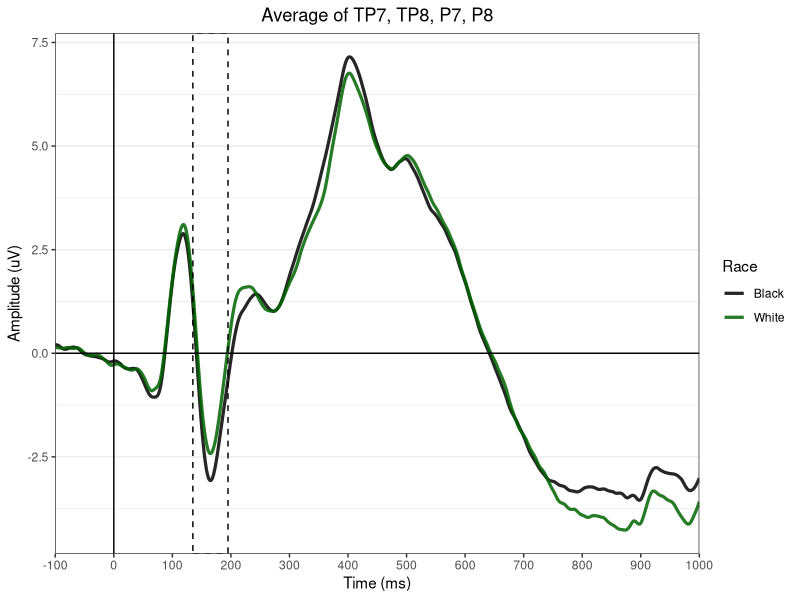
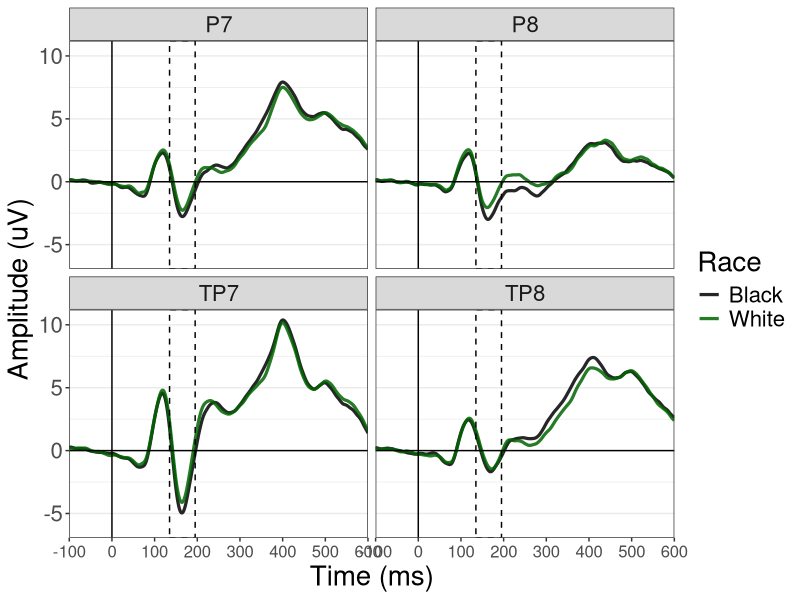
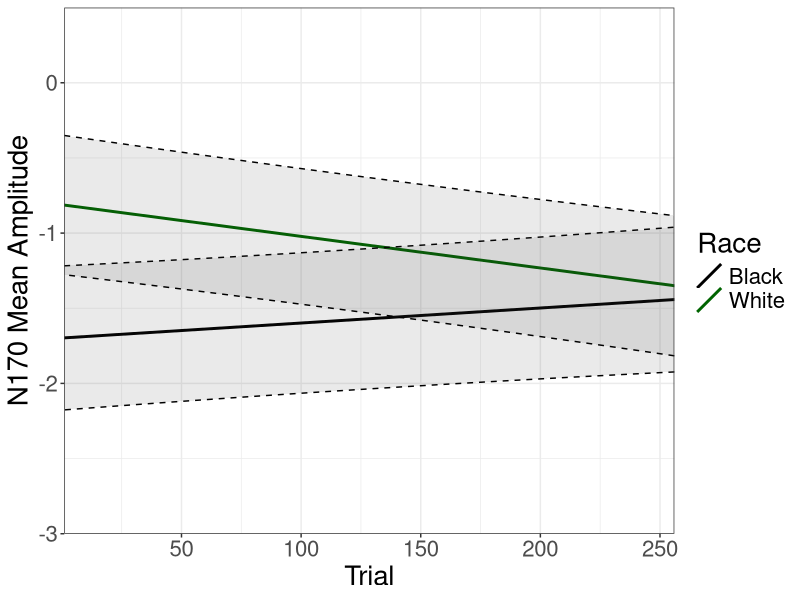
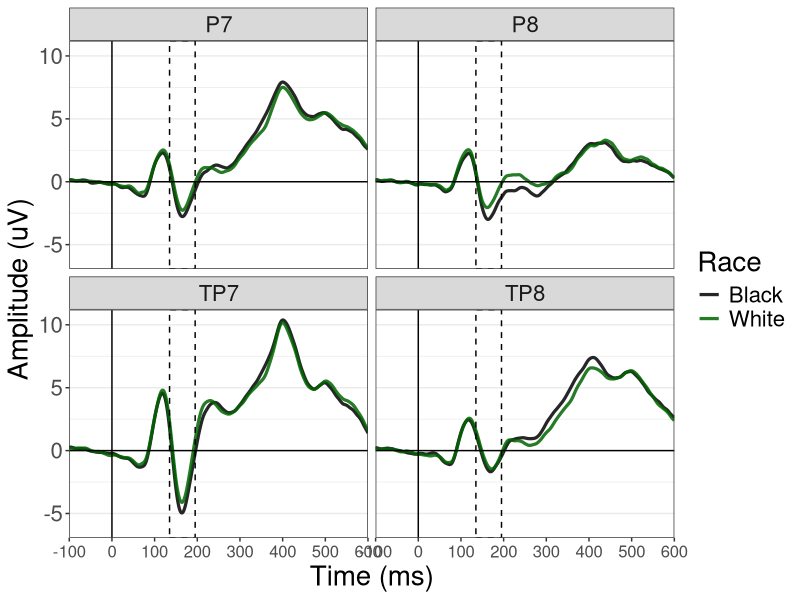
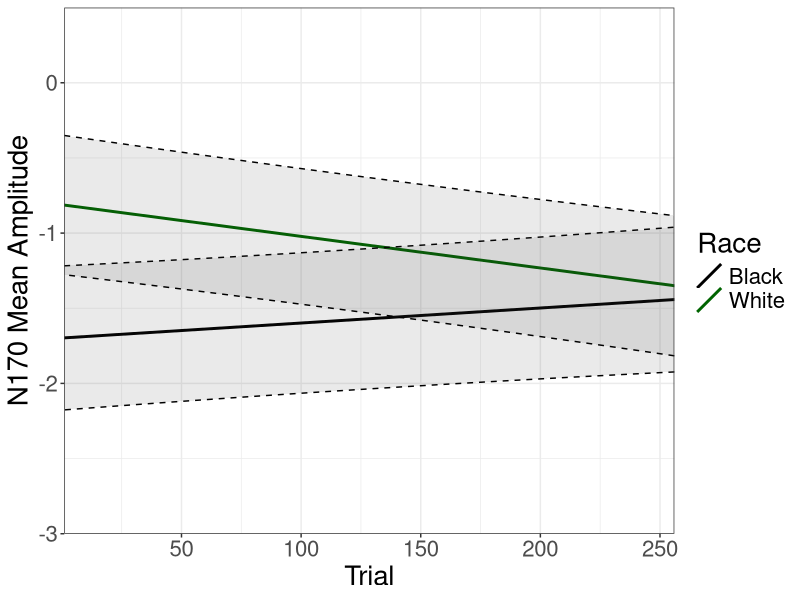

Write R code to recreate these figures, in order.
## ---- chunk 1
knitr::opts_chunk$set(echo = FALSE)
options(width=140)
require(dplyr)
require(ggplot2)
require(lme4)
require(lmerTest)
require(tidyr)
## ---- chunk 2
grand = read.delim("For_plotting_Cat_N170_noBS.txt")
grand$avgElec = (grand$TP7 + grand$TP8 + grand$P7 + grand$P8)/4

avg = select(grand, Time, Race, avgElec) %>% 
  group_by(Time, Race) %>% 
  summarise_each(funs(mean(., na.rm=TRUE))) %>% 
  as.data.frame()

N170box =  annotate("rect",    #N170
                    xmin=135, xmax=195, ymin=-Inf, ymax=Inf,
                    alpha=0,
                    fill="#F0E0FF",
                    color="black", 
                    linetype="dashed")

ERPline = geom_line(lwd=1.1, alpha=.85,
                    aes(color = Race, linetype = Race))

condLineType <- c("Black" = "solid",
                  "White" = "solid")

condColors <- c("Black" = "black", 
                "White" = "darkgreen")

none = element_blank() 

# average of all 9 electrodes
ggplot(data=avg, aes(Time, avgElec, group = Race)) + 
  ERPline + 
  N170box + 
  theme_bw() + 
  theme(panel.grid.major.x = none, panel.grid.minor.x = none) +
  scale_x_continuous("Time (ms)", 
                     limits=c(-100, 1000), 
                     expand=c(0,0),   # expand=c(0,0) removes extra space before & after data
                     breaks=c(-100, 0, 100, 200, 300, 400, 500, 600, 700, 800, 900, 1000)) +
  geom_hline(yintercept=0) + # adds x axis
  geom_vline(xintercept=0) +
#  scale_y_continuous(limits =c(10, -7.5)) +  # scale_y_reverse flips y axis
  ylab("Amplitude (uV)") +
  scale_color_manual(values=condColors) +
  scale_linetype_manual(values=condLineType) +
  ggtitle("Average of TP7, TP8, P7, P8") +
  theme(plot.title = element_text(hjust = 0.5)) # center title

# make different data frame to facet electrodes and plot them separately
forfacetting = select(grand, Time, Race, TP7, TP8, P7, P8) %>% 
  group_by(Time, Race) %>% 
  summarise_each(funs(mean(., na.rm=TRUE))) %>% 
  as.data.frame() %>% 
  gather("Electrode", "MeanAmp", 3:6)

# each electrode separately
ggplot(data=forfacetting, aes(Time, MeanAmp, group = Race)) + 
  ERPline + 
  N170box + 
  theme_bw() + 
  facet_wrap(~Electrode) +
  theme(panel.grid.major.x = none, panel.grid.minor.x = none) +
  scale_x_continuous("Time (ms)", 
                     limits=c(-100, 600), 
                     expand=c(0,0),   # expand=c(0,0) removes extra space before & after data
                     breaks=c(-100, 0, 100, 200, 300, 400, 500, 600)) +
  geom_hline(yintercept=0) + # adds x axis
  geom_vline(xintercept=0) +
#  scale_y_continuous(limits =c(10, -7.5)) +  # scale_y_reverse flips y axis
  ylab("Amplitude (uV)") +
  scale_color_manual(values=condColors) +
  scale_linetype_manual(values=condLineType) +
#  ggtitle("Average of TP7, TP8, P7, P8") +
  theme(plot.title = element_text(hjust = 0.5),# center title
        axis.title = element_text(size = 20),
        axis.text.y = element_text(size = 16),
        axis.text.x = element_text(size = 12),
        legend.title = element_text(size = 20),
        legend.text = element_text(size = 16),
        strip.text = element_text(size = 16)) 

ggsave("./FacettedGrandAverages_N170.tiff")

## ---- chunk 3
dat = read.delim("./Cat_AllSubs_TBTaverages_noBS_groupN170.txt")

sigavg = select(dat, -Trial, -Condition, -Fix) %>% 
  group_by(Subject, Race, Electrode) %>% 
  summarise_each(funs(mean(., na.rm = T))) %>% 
  as.data.frame()

sum = lmer(MeanAmp ~ (1|Subject) + (1|Electrode), dat = sigavg) %>% summary()

sum

subICC = 4.8994/(4.8994+.3832+3.0517)
elecICC = .3832/(4.8994+.3832+3.0517)
## ---- chunk 4
# add effect codes for categorical variables
sigavg$Race.e = NA
sigavg$Race.e[sigavg$Race == "Black"] = -1
sigavg$Race.e[sigavg$Race == "White"] = 1

grand1 = lmer(MeanAmp ~ Race.e + (Race.e|Subject) + (1|Electrode), dat = sigavg)
## ---- chunk 5
summary(grand1)$varcor
## ---- chunk 6
round(summary(grand1)$coefficients, digits = 3)
## ---- chunk 7
sum = lmer(MeanAmp ~ (1|Subject) + (1|Electrode), dat = dat) %>% summary()

sum

subICC = 5.1535/(5.1535+.4853+101.8823)
elecICC = .4853/(5.1535+.4853+101.8823)
## ---- chunk 8
# making dummy codes is redundant but comforting, so LET ME LIVE
dat$Race.d = NA
dat$Race.d[dat$Race == "Black"] = 0
dat$Race.d[dat$Race == "White"] = 1

# find slopes and intercepts with dummy coded model, trial (unscaled) is included
plot1.d = lmer(MeanAmp ~ Race.d*Trial + (Race.d|Subject) + (1|Electrode), dat = dat)

parms <- fixef(plot1.d) # fixed parameters from model
vcmat <- vcov(plot1.d) # variance/covariance matrix of fixed effects

# First calculate slopes

## each row of this matrix defines entries of parms that we want to combine:
STmat <- matrix(NA,2,4)
STmat[1,] <- c(0,0,1,0) # slope for race = 0 (black)
STmat[2,] <- c(0,0,1,1) # slope for race = 1 (white)

Sparest <- STmat %*% parms          # see above for notation

# Next calculate intercepts

## each row of this matrix defines entries of parms that we want to combine:
ITmat <- matrix(NA,2,4)
ITmat[1,] <- c(1,0,0,0) # intercept for race = 0 (black)
ITmat[2,] <- c(1,1,0,0) # intercept for race = 1 (white)

Iparest <- ITmat %*% parms          # see above for notation

forPlotting = cbind(Sparest, Iparest) %>% as.data.frame()
names(forPlotting) = c("Slope", "Intercept")

# label for understanding
forPlotting$Race = c("Black", "White")

# calculate SE for each trial, separately for each race
SETmat <- matrix(NA,512,4)
SETmat[,1] = 1 # first column is intercept
SETmat[1:256, 2] = 0 # second column is race. For first half of rows, race = 0 (Black) 
SETmat[1:256, 3] = 1:256 # third column is trial. Different row for each trial
SETmat[1:256, 4] = 0 # fourth column is interaction. 0 when race = 0, trial number when race = 1
SETmat[257:512, 2] = 1 # second column is race. For second half of rows, race = 1 (White) 
SETmat[257:512, 3] = 1:256 # third column is trial. Different row for each trial
SETmat[257:512, 4] = 1:256 # fourth column is interaction. 0 when race = 0, trial number when race = 1

newvc <- SETmat %*% vcmat %*% t(SETmat)
ses <- sqrt(diag(newvc)) # long string of SEs for each trial, first 256 are for Black faces, second 256 are for White faces

SE.dat = data.frame(Race = rep(c("Black", "White"), each=256), Trial = rep(c(1:256), 2), SE = ses)

# sloppy, and there's probably a better way of doing this
# but take slope and intercept and calculate all the points on the line for each trial so that I can calculate upper and lower 95% CIs 
SE.dat$Point = NULL
SE.dat$Point[SE.dat$Race == "Black"] = forPlotting$Intercept[forPlotting$Race == "Black"] + 1:256*forPlotting$Slope[forPlotting$Race == "Black"]
SE.dat$Point[SE.dat$Race == "White"] = forPlotting$Intercept[forPlotting$Race == "White"] + 1:256*forPlotting$Slope[forPlotting$Race == "White"]

# calculate upper and lower bound (+/- 1 SE)
SE.dat$upper = SE.dat$Point + SE.dat$SE
SE.dat$lower = SE.dat$Point - SE.dat$SE

# BINGO -------------------------------------------------------------------
ggplot(SE.dat, aes(Trial, Point, alpha = Race, color = Race, shape = Race)) +
  geom_abline(data = forPlotting, aes(intercept=Intercept, slope=Slope, color = Race), size=1)+
  geom_ribbon(aes(ymin=lower, ymax=upper, x = Trial),
              linetype = "dashed",
              alpha = .1,
              color = "black") +
  labs(x = "Trial", y = "N170 Mean Amplitude") +
  #  scale_shape_manual(values=c(1,19,1,19)) +
  scale_alpha_manual(values=c(.1,.1,.1,.1)) +
  scale_color_manual(values=c("black", "darkgreen")) +
  theme_bw() +
  scale_y_continuous(limits =c(-3, .5), expand=c(0,0)) +
  scale_x_continuous(expand=c(0,0)) +
  #  ggtitle("Trial is original trial number") +
  theme(plot.title = element_text(hjust = 0.5),# center title
        axis.title = element_text(size = 20),
        axis.text = element_text(size = 16),
        legend.title = element_text(size = 20),
        legend.text = element_text(size = 16)) 

ggsave("./SimpleSlopes_N170.tiff")
## ---- chunk 9
# rescale trial
dat$Trial.begin = (dat$Trial-1)/25.5
# shift trial to look at fixed effects at end of task as well
dat$Trial.end = dat$Trial.begin - 10

# find slopes with dummy coded model, trial is scaled
begin.d <- lmer(MeanAmp ~ Race.d*Trial.begin + (Race.d|Subject) + (1|Electrode), dat = dat)

parms <- fixef(begin.d) # fixed parameters from model
vcmat <- vcov(begin.d) # variance/covariance matrix of fixed effects

## each row of this matrix defines entries of parms that we want to combine:
Tmat <- matrix(NA,2,4)
Tmat[1,] <- c(0,0,1,0) # slope for race = 0 (black)
Tmat[2,] <- c(0,0,1,1) # slope for race = 1 (white)

parest <- Tmat %*% parms          # see above for notation
newvc <- Tmat %*% vcmat %*% t(Tmat)
ses <- sqrt(diag(newvc)) 

## final results
fin = cbind(parest, ses) %>% as.data.frame()
names(fin) = c("est", "ses")

# to calculate 95% CI intervals, lower bound = m - 2*SE, upper bound = m + 2*SE

fin$lbnd = fin$est - 2*fin$ses
fin$ubnd = fin$est + 2*fin$ses

fin = format(fin, digits = 3)

# relabel for understanding
fin$Race = c("Black", "White")

fin = rename(fin, Estimate = est, SE = ses, ci95_lower = lbnd, ci95_upper = ubnd)

# display
fin
## ---- chunk 10
# same model, but with effect coding
dat$Race.e = NA
dat$Race.e[dat$Race == "Black"] = -1
dat$Race.e[dat$Race == "White"] = 1

begin.e = lmer(MeanAmp ~ Race.e*Trial.begin + (Race.e|Subject) + (1|Electrode), dat = dat)
## ---- chunk 11
summary(begin.e)$varcor
## ---- chunk 12
round(summary(begin.e)$coefficients, digits = 3)
## ---- chunk 13
# same model, but with effect coding
end.e = lmer(MeanAmp ~ Race.e*Trial.end + (Race.e|Subject) + (1|Electrode), dat = dat)
## ---- chunk 14
summary(end.e)$varcor
## ---- chunk 15
round(summary(end.e)$coefficients, digits = 3)
## ---- chunk 16
# testing significances of random intercepts/slopes
m3 = lmer(MeanAmp ~ Race.d*Trial.begin + (1|Electrode), dat = dat)
m2 = lmer(MeanAmp ~ Race.d*Trial.begin + (1|Subject), dat = dat)
m1 = lmer(MeanAmp ~ Race.d*Trial.begin + (Race.d|Subject), dat = dat)
m0 = lm(MeanAmp ~ Race.d*Trial.begin, dat = dat)

# test intercept of subject
anova(m2, m0)

# test slope of race by subject
anova(m2, m1)

# test intercept of electrode
anova(m3, m0)
